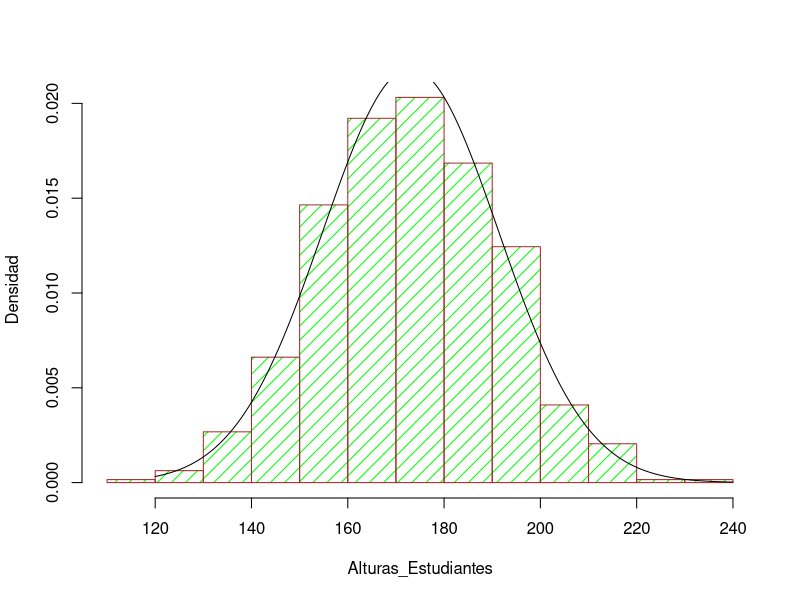

This figure's R source:
## ---- chunk 1
#)
getwd()
library(MASS)
setwd("C:/Users/34636/Desktop/Alejandro_Arzola_ME_3_entrega/DATOS")
p=read.csv("Alturas_Estudiantes_EII.txt",sep=",",head=T)
p
## ---- chunk 2
#a)
# Estimación de los parámetros μy σde la distribución normal por máxima verosimilitud:
ajuste.normal<-fitdistr(p$Alturas,"normal") 
ajuste.normal
 # El ajuste mediante el método de máxima verosimilitud viene dado por una N (173, 18). Para ver y quedarnos con μ y σ
## ---- chunk 3
#b)
mu<-ajuste.normal$estimate[1] 
sigma<-ajuste.normal$estimate[2]
mu
sigma
hist(p$Alturas,breaks=13,freq=FALSE,main="",xlab="Alturas_Estudiantes",ylab="Densidad",col="green",density=10, angle= 45, border= "brown")
lines(1200:2400/10,dnorm(1200:2400/10,mu,sigma,))

## ---- chunk 4
#c)
#Si lo es, por que como  podemos visualizar  las media donde se encuentra la mayoria de los datos coincide donde nos encuentra con nuestro histograma realizado y que las desviaciones sufridas coinciden con las nuestras 
